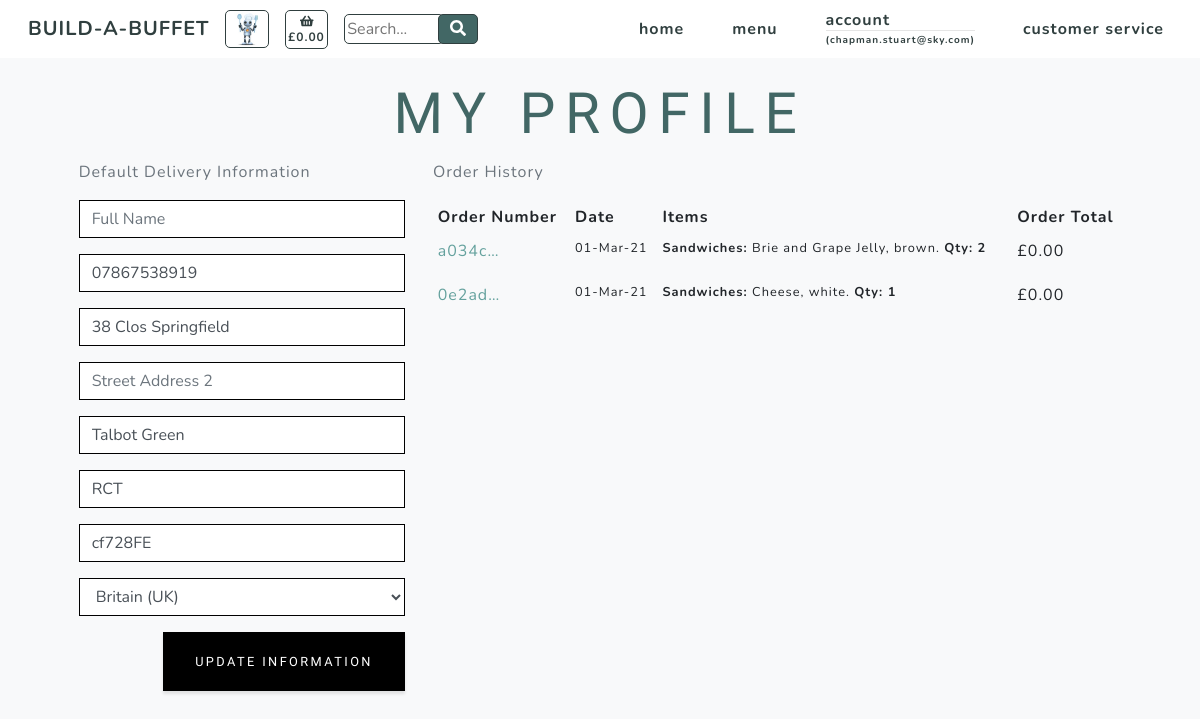
Before: /profiles/ (signed in) with the older database file.
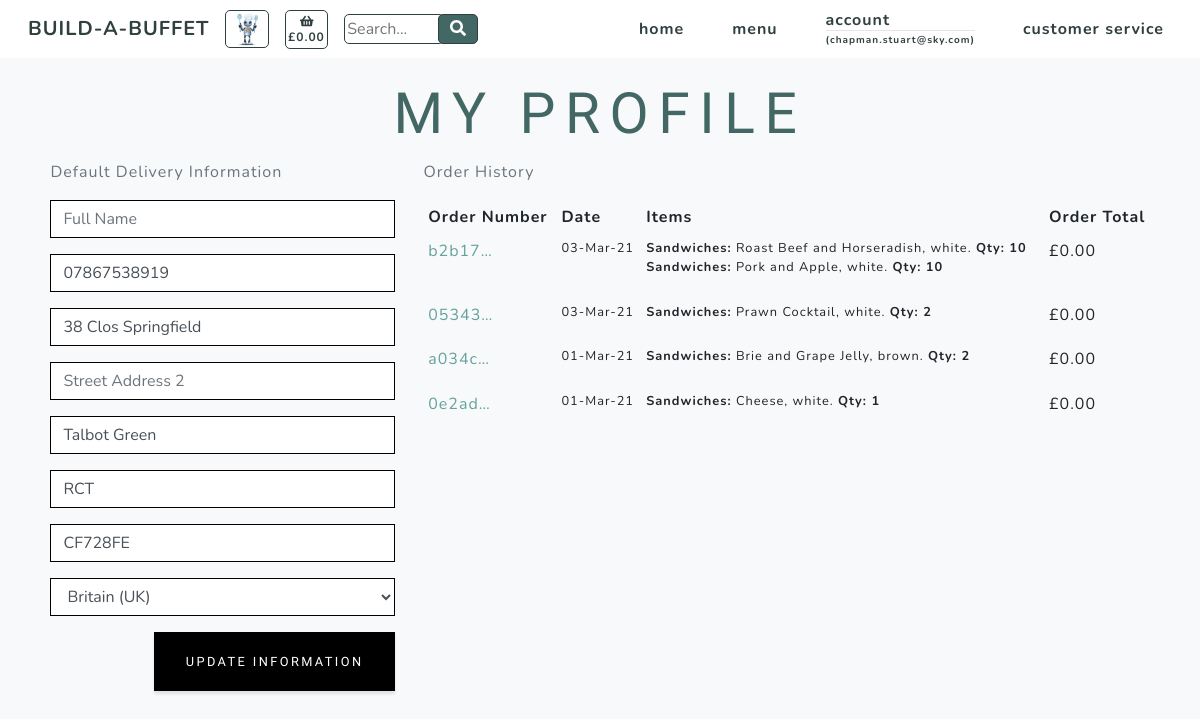
After: the same page with the newer database file.
### profiles/models.py (models this page shows)
class UserProfile(models.Model):
    user = models.OneToOneField(User, on_delete=models.CASCADE)
    default_full_name = models.CharField(max_length=20, null=True, blank=True)
    default_phone_number = models.CharField(max_length=20, null=True, blank=True)
    default_street_address1 = models.CharField(max_length=80, null=True, blank=True)
    default_street_address2 = models.CharField(max_length=80, null=True, blank=True)
    default_town_or_city = models.CharField(max_length=40, null=True, blank=True)
    default_county = models.CharField(max_length=80, null=True, blank=True)
    default_postcode = models.CharField(max_length=20, null=True, blank=True)
    default_country = CountryField(blank_label='Country', null=True, blank=True)
    def __str__(self):
        return self.user.username

### checkout/models.py (models this page shows, shortened)
class Order(models.Model):
    customer_name = models.CharField(max_length=50, null=False, blank=False)
    order_number = models.CharField(max_length=32, null=False, editable=False)
    cookie = models.CharField(max_length=32, null=False, editable=False)
    full_name = models.CharField(max_length=50, null=False, blank=False)
    email = models.EmailField(max_length=254, null=False, blank=False)
    phone_number = models.CharField(max_length=20, null=False, blank=False)
    country = CountryField(blank_label='Country *', null=False, blank=False)
    postcode = models.CharField(max_length=20, null=True, blank=True)
    town_or_city = models.CharField(max_length=40, null=False, blank=False)
    street_address1 = models.CharField(max_length=80, null=False, blank=False)
    street_address2 = models.CharField(max_length=80, null=True, blank=True)
    county = models.CharField(max_length=80, null=True, blank=True)
    date = models.DateTimeField(auto_now_add=True)
    delivery_cost = models.DecimalField(max_digits=6, decimal_places=2, null=False, default=0)
    order_total = models.DecimalField(max_digits=10, decimal_places=2, null=False, default=0)
    grand_total = models.DecimalField(max_digits=10, decimal_places=2, null=False, default=0)

class Order_items(models.Model):
    class Meta:
        verbose_name_plural = 'Order_items'
    order_number = models.CharField(max_length=32, null=False, editable=False)
    cookie = models.DecimalField(max_digits=8, decimal_places=0)
    item_number = models.DecimalField(max_digits=9999, decimal_places=0)
    category = models.CharField(max_length=254)
    name = models.CharField(max_length=254)
    servings = models.DecimalField(max_digits=3, decimal_places=0)
    option = models.CharField(max_length=254)
    total_price = models.DecimalField(max_digits=6, decimal_places=2, null=True, blank=True)

### products/models.py (models this page shows, shortened)
class Options(models.Model):
    class Meta:
        verbose_name_plural = 'Options'
    category = models.ForeignKey('Category', null=True, blank=True,
                                 on_delete=models.SET_NULL)
    option1 = models.TextField()
    option2 = models.TextField()
    option3 = models.TextField()

### profiles/views.py (the view)
# urls.py: path('', views.profile, name='profile'),
@login_required
def profile(request):
    profile = get_object_or_404(UserProfile, user=request.user)
    if request.method == 'POST':
        form = UserProfileForm(request.POST, instance=profile)
        if form.is_valid():
            form.save()
            messages.success(request, 'Profile updated successfully')
        else:
            messages.error(request, 'Update failed. Please ensure the form is valid.')
    else:
        form = UserProfileForm(instance=profile)
    options = Options.objects.all()
    orders = Order.objects.filter(customer_name=profile)
    items = Order_items.objects.none()
    x = -1
    for order in orders:
        x = x + 1
        order_number = Order.objects.filter(customer_name=profile)[x].order_number
        order_items = Order_items.objects.filter(order_number=order_number)
        items = items | order_items
    orders = orders.order_by('-date')
    context = {
        'form': form,
        'orders': orders,
        'items': items,
        'options': options,
        'on_profile_page': True
    }
    return render(request, 'profiles/profile.html', context)

### profiles/forms.py
class UserProfileForm(forms.ModelForm):
    class Meta:
        model = UserProfile
        exclude = ('user',)
    def __init__(self, *args, **kwargs):
        super().__init__(*args, **kwargs)
        placeholders = {
            'default_full_name': 'Full Name',
            'default_phone_number': 'Phone Number',
            'default_postcode': 'Postal Code',
            'default_town_or_city': 'Town or City',
            'default_street_address1': 'Street Address 1',
            'default_street_address2': 'Street Address 2',
            'default_county': 'County, State or Locality',
        }
        self.fields['default_phone_number'].widget.attrs['autofocus'] = True
        for field in self.fields:
            if field != 'default_country':
                if self.fields[field].required:
                    placeholder = f'{placeholders[field]} *'
                else:
                    placeholder = placeholders[field]
                self.fields[field].widget.attrs['placeholder'] = placeholder
            self.fields[field].widget.attrs['class'] = 'border-black rounded-0 profile-form-input'
            self.fields[field].label = False

### basket/contexts.py (called while the page is built)
def basket_context(request):
    cookie_key = settings.COOKIE_KEY
    try:
        cookie = request.COOKIES[cookie_key]
        basket_total = Basket.objects.filter(cookie=cookie).aggregate(Sum('total_price'))
        if basket_total['total_price__sum'] is None:
            basket_total = ""
    except KeyError:
        basket_total = ""
        cookie = 99999999
    context = {
            'cookie': cookie,
            'cookie_key': cookie_key,
            'basket_total': basket_total,
        }
    return context

### profiles/templates/profiles/profile.html (shortened to what this page needs)
{% extends "base.html" %}
{% load static %}
{% block content %}
    <section class="products-section bg-light" id="products">
        <div class="container">
            <div class="row justify-content-center no-gutters">
                <div class="col-xl-12">
                    <h1 class="product-text-one mx-auto text-uppercase text-center flex-margin-b text-blue">My Profile</h1>
                </div>
                <div class="row">
                    <div class="px-3 col-12 col-lg-4">
                        <p class="text-muted">Default Delivery Information</p>
                        <form class="mt-3" action="{% url 'profile' %}" method="POST" id="profile-update-form">
                            {{ form|crispy }}
                            <button class="mb-4 btn btn-black rounded-0 text-uppercase float-right">Update Information</button>
                        </form>
                    </div>
                    <div class="col-12 col-lg-8">
                        <p class="text-muted">Order History</p>
                        <div class="order-history table-responsive">
                            <table class="table table-sm table-borderless">
                                <thead>
                                    <tr>
                                        <th>Order Number</th>
                                        <th>Date</th>
                                        <th>Items</th>
                                        <th>Order Total</th>
                                    </tr>
                                </thead>
                                <tbody>
                                    {% for order in orders %}
                                        <tr>
                                            <td>
                                                <a href="{% url 'order_history' order.order_number %}"
                                                title="{{ order.order_number }}">
                                                    {{ order.order_number|truncatechars:6 }}
                                                </a>
                                            </td>
                                            <td class="small">{{ order.date|date:'d-M-y' }}</td>
                                            <td>
                                                <ul class="list-unstyled">
                                                    {% for item in items %}
                                                        {% if item.order_number == order.order_number %}
                                                            <li class="small">
                                                                {% if item.option == "selected-one" %}
                                                                    {% for option in options %}
                                                                        <b>{{ item.category.title }}:</b> {{ item.name }}, {{ option.option1 }}. <b>Qty: {{ item.servings }}</b>
                                                                    {% endfor %}
                                                                {% endif %}
                                                                {% if item.option == "selected-two" %}
                                                                    {% for option in options %}
                                                                        <b>{{ item.category.title }}:</b> {{ item.name }}, {{ option.option2 }}. <b>Qty: {{ item.servings }}</b>
                                                                    {% endfor %}
                                                                {% endif %}
                                                            </li>
                                                        {% endif %}
                                                    {% endfor %}
                                                </ul>
                                            </td>
                                            <td>£{{ order.grand_total }}</td>
                                        </tr>
                                    {% endfor %}
                                </tbody>
                            </table>
                        </div>
                    </div>
                </div>
            </div>
        </div>
    </section>
{% endblock %}

### templates/base.html (shortened to what this page needs)
{% load static %}
<!doctype html>
<html lang="en">
  <head>
    {% block corecss %}
        <link href="{% static 'css/styles.css' %}" rel="stylesheet" />
        <link href="{% static 'css/slider.css' %}" rel="stylesheet" />
    {% endblock %}
  </head>
  <body id="page-top" onload="createCookie()">
        <nav class="navbar navbar-expand-lg navbar-light fixed-top" id="mainNav">
            <div class="container">
                <a class="navbar-brand js-scroll-trigger navbar-brand-vis" href="#page-top">BUILD-A-BUFFET</a>
                <div>
                    <ul class="navbar-nav ml-auto align-vertically">
                        <li class="nav-item"><a class="nav-link js-scroll-trigger bartholemew-menu" href=""><img src="/media/assets/img/bartholemew-sml.jpg" alt="bartholemew" height="36"></a></li>
                    </ul>
                </div>
                <div>
                    <ul class="navbar-nav ml-auto align-vertically">
                        {% if basket_total.total_price__sum != None %}
                            <li class="nav-item"><a class="nav-link js-scroll-trigger text-center text-xs-nav basket" href="{% url 'basket' %}"><i class="fa fa-shopping-basket" aria-hidden="true"></i><br><span class=" text-xs-nav">£{{ basket_total.total_price__sum|floatformat:"2" }}</span></a></li>
                        {% else %}
                            <li class="nav-item"><a class="nav-link js-scroll-trigger text-center text-xs-nav basket" href="{% url 'basket' %}"><i class="fa fa-shopping-basket" aria-hidden="true"></i><br><span class=" text-xs-nav">£0.00</span></a></li>
                        {% endif %}
                    </ul>
                </div>
                <div class="mr-auto">
                    <form method="GET" action="">
                        <div class="input-group">
                            <input class="search-input" type="text" name="q" placeholder="Search...">
                            <div class="input-group-append">
                                <button class="search-button text-center" type="submit">
                                        <i class="fas fa-search"></i>
                                </button>
                            </div>
                        </div>
                    </form>
                </div>
                <div class="collapse navbar-collapse" id="navbarResponsive">
                    <ul class="navbar-nav ml-auto">
                        <li class="nav-item my-auto"><a class="nav-link js-scroll-trigger" href="{% url 'home' %}">home</a></li>
                        <li class="nav-item dropdown my-auto">
                            <a class="nav-link js-scroll-trigger" href="#" id="all-menus-link" data-toggle="dropdown" aria-haspopup="true" aria-expanded="false">
                                menu
                            </a>
                        </li>
                        <li class="nav-item dropdown">
                            {% if request.user.is_authenticated %}
                                <a class="nav-link js-scroll-trigger" href="#" id="account-link" data-toggle="dropdown" aria-haspopup="true" aria-expanded="false">
                                    account
                                    <hr class="d-none d-lg-block user-br">
                                    <span class="user-text">
                                    ({{ request.user }})</span>
                                </a>
                            {% else %}
                                <a class="nav-link js-scroll-trigger" href="#" id="account-link" data-toggle="dropdown" aria-haspopup="true" aria-expanded="false">
                                    account
                                </a>
                            {% endif %}
                        </li>
                        <li class="nav-item my-auto"><a class="nav-link js-scroll-trigger" href="#service">customer service</a></li>
                    </ul>
                </div>
            </div>
        </nav>
    {% block content %}
    {% endblock %}
  </body>
</html>

Changed rows visible on the page:
changed UserProfile "38 Clos Springfield": default_postcode "cf728FE" → "CF728FE"
added Order: order_number "b2b17…", date "03-Mar-21", grand_total "0.00", Options (option1 "white")
added Order_items: category "Sandwiches", name "Roast Beef and Horseradish", servings "10", Options (option1 "white")
added Order_items: category "Sandwiches", name "Pork and Apple", servings "10", Options (option1 "white")
added Order: order_number "05343…", date "03-Mar-21", grand_total "0.00", Options (option1 "white")
added Order_items: category "Sandwiches", name "Prawn Cocktail", servings "2", Options (option1 "white")
